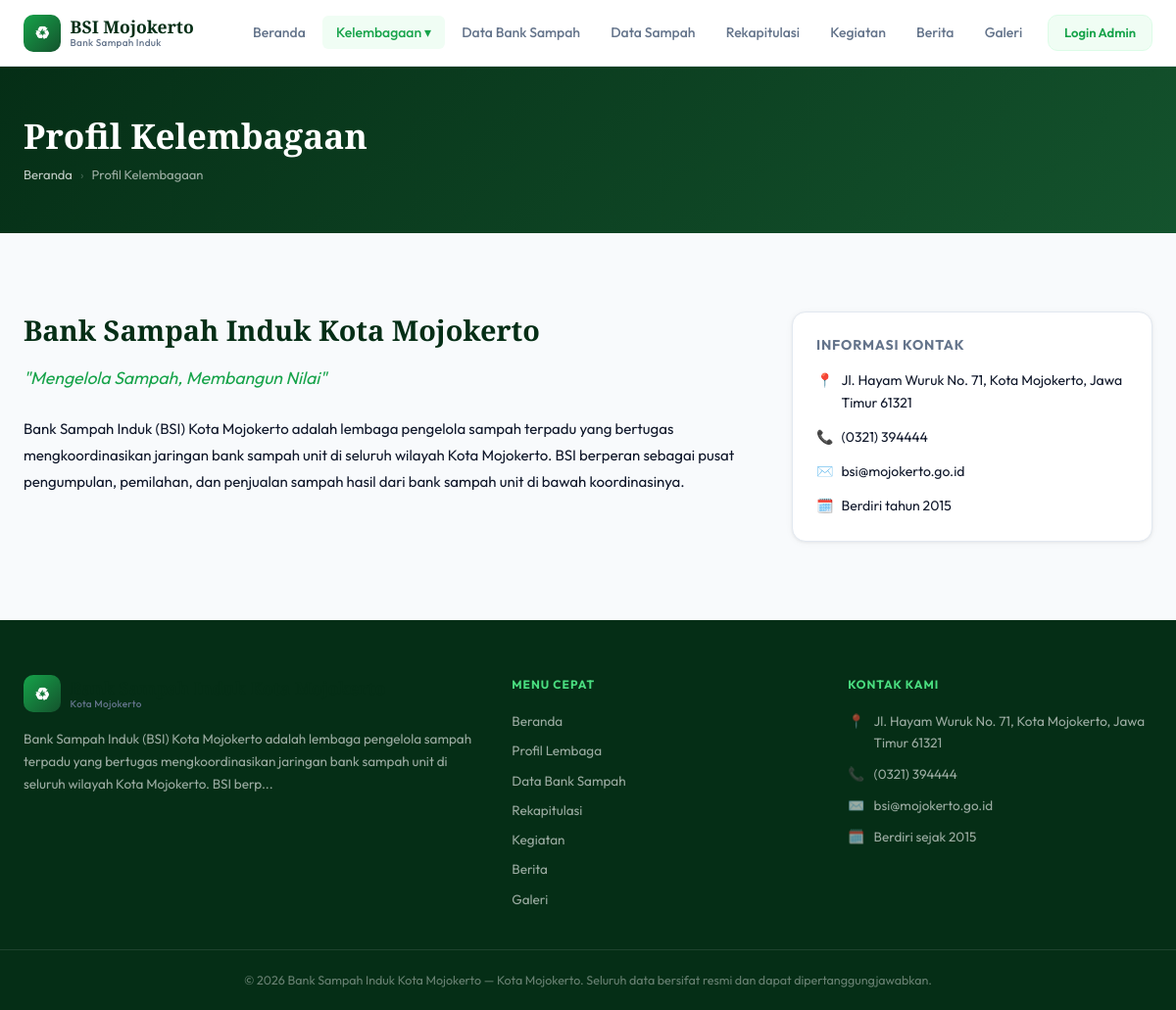
Screenshot of /public/kelembagaan.php with the database file from the repository.
### tables this page shows
CREATE TABLE `profil_kelembagaan` (
  `id` int UNSIGNED NOT NULL,
  `nama_lembaga` varchar(200) NOT NULL DEFAULT 'Bank Sampah Induk Kota Mojokerto',
  `tagline` varchar(255) DEFAULT NULL,
  `deskripsi` text,
  `visi` text,
  `misi` text,
  `alamat` text,
  `telepon` varchar(20) DEFAULT NULL,
  `email` varchar(100) DEFAULT NULL,
  `website` varchar(255) DEFAULT NULL,
  `tahun_berdiri` year DEFAULT NULL,
  `logo` varchar(255) DEFAULT NULL
);

### core/Database.php (called while the page is built, shortened)
<?php
class Database
{
    private static ?PDO $instance = null;
    public static function getInstance(): PDO
    {
        if (self::$instance === null) {
            $dsn = sprintf(
                'mysql:host=%s;port=%s;dbname=%s;charset=utf8mb4',
                DB_HOST, DB_PORT, DB_NAME
            );
            self::$instance = new PDO($dsn, DB_USER, DB_PASS, [
                PDO::ATTR_ERRMODE            => PDO::ERRMODE_EXCEPTION,
                PDO::ATTR_DEFAULT_FETCH_MODE => PDO::FETCH_ASSOC,
                PDO::ATTR_EMULATE_PREPARES   => false,
                PDO::MYSQL_ATTR_INIT_COMMAND => "SET NAMES utf8mb4 COLLATE utf8mb4_unicode_ci",
            ]);
        }
        return self::$instance;
    }
    public static function queryOne(string $sql, array $params = []): array|false
    {
        $stmt = self::getInstance()->prepare($sql);
        $stmt->execute($params);
        return $stmt->fetch();
    }
}

### models/ProfilModel.php (called while the page is built, shortened)
<?php
require_once dirname(__DIR__) . '/config/database.php';
function profil_get(): array {
    $row = Database::queryOne("SELECT * FROM profil_kelembagaan WHERE id = 1 LIMIT 1");
    return $row ?: ['id'=>1,'nama_lembaga'=>APP_NAME,'tagline'=>'','deskripsi'=>'','visi'=>'','misi'=>'','alamat'=>'','telepon'=>'','email'=>'','website'=>'','tahun_berdiri'=>'','logo'=>''];
}

### core/Helper.php (called while the page is built, shortened)
<?php
function e(mixed $val): string
{
    return htmlspecialchars((string)$val, ENT_QUOTES | ENT_SUBSTITUTE, 'UTF-8');
}
function truncate(string $teks, int $panjang = 150): string
{
    $teks = strip_tags($teks);
    return mb_strlen($teks) > $panjang
        ? mb_substr($teks, 0, $panjang) . '...'
        : $teks;
}

### public/kelembagaan.php (the view, shortened to what this page needs)
<?php
require_once dirname(__DIR__) . '/config/database.php';
require_once dirname(__DIR__) . '/core/Helper.php';
require_once dirname(__DIR__) . '/models/ProfilModel.php';
$profil    = profil_get();
require_once dirname(__DIR__) . '/templates/public/header.php';
?>
<div class="page-banner"><div class="container">
    <h1>Profil Kelembagaan</h1>
    <nav class="breadcrumb-pub"><a href="<?= BASE_URL ?>/public/beranda.php">Beranda</a><span class="sep">›</span><span>Profil Kelembagaan</span></nav>
</div></div>
<section class="section">
    <div class="container">
        <div style="display:grid;grid-template-columns:2fr 1fr;gap:3rem;align-items:start;">
            <div>
                <h2 style="font-family:var(--font-display);color:var(--color-primary-dark);font-size:1.8rem;margin-bottom:1rem;"><?= e($profil['nama_lembaga']) ?></h2>
                <?php if ($profil['tagline']): ?><p style="font-size:1.1rem;color:var(--color-primary);font-style:italic;margin-bottom:1.5rem;">"<?= e($profil['tagline']) ?>"</p><?php endif ?>
                <div style="font-size:15px;line-height:1.8;color:var(--color-text);"><?= nl2br(e($profil['deskripsi'] ?: 'Bank Sampah Induk (BSI) Kota Mojokerto adalah lembaga pengelola sampah terpadu yang bertugas mengkoordinasikan jaringan bank sampah unit di seluruh wilayah Kota Mojokerto.')) ?></div>
            </div>
            <div>
                <div class="card" style="padding:1.5rem;">
                    <h3 style="font-size:14px;font-weight:700;color:var(--color-text-muted);text-transform:uppercase;letter-spacing:.06em;margin-bottom:1rem;">Informasi Kontak</h3>
                    <?php if ($profil['alamat']): ?><div style="display:flex;gap:.5rem;margin-bottom:.75rem;font-size:14px;"><span>📍</span><span><?= nl2br(e($profil['alamat'])) ?></span></div><?php endif ?>
                    <?php if ($profil['telepon']): ?><div style="display:flex;gap:.5rem;margin-bottom:.75rem;font-size:14px;"><span>📞</span><span><?= e($profil['telepon']) ?></span></div><?php endif ?>
                    <?php if ($profil['email']): ?><div style="display:flex;gap:.5rem;margin-bottom:.75rem;font-size:14px;"><span>✉️</span><span><?= e($profil['email']) ?></span></div><?php endif ?>
                    <?php if ($profil['tahun_berdiri']): ?><div style="display:flex;gap:.5rem;font-size:14px;"><span>🗓️</span><span>Berdiri tahun <?= e($profil['tahun_berdiri']) ?></span></div><?php endif ?>
                </div>
            </div>
        </div>
    </div>
</section>
<?php require_once dirname(__DIR__) . '/templates/public/footer.php' ?>

### templates/public/footer.php (shortened to what this page needs)
<?php
require_once dirname(__DIR__, 2) . '/models/ProfilModel.php';
$profil = profil_get();
?>
<footer class="footer">
    <div class="container">
        <div class="footer-grid">
            <div>
                <div class="navbar-brand" style="display:flex;align-items:center;gap:.6rem;margin-bottom:.75rem;">
                    <div class="navbar-logo-icon">♻</div>
                    <div class="navbar-logo-text">
                        <span class="navbar-logo-sub">Kota Mojokerto</span>
                    </div>
                </div>
                <p class="footer-desc">
                    <?= e(truncate($profil['deskripsi'] ?? 'Sistem Informasi Bank Sampah Induk Kota Mojokerto — mengelola data bank sampah, rekapitulasi, dan laporan secara terpadu.', 180)) ?>
                </p>
            </div>
            <div>
                <p class="footer-title">Menu Cepat</p>
                <div class="footer-links">
                    <a href="<?= BASE_URL ?>/public/beranda.php">Beranda</a>
                    <a href="<?= BASE_URL ?>/public/kelembagaan.php">Profil Lembaga</a>
                    <a href="<?= BASE_URL ?>/public/data-bank-sampah.php">Data Bank Sampah</a>
                    <a href="<?= BASE_URL ?>/public/rekapitulasi.php">Rekapitulasi</a>
                    <a href="<?= BASE_URL ?>/public/kegiatan.php">Kegiatan</a>
                    <a href="<?= BASE_URL ?>/public/berita.php">Berita</a>
                    <a href="<?= BASE_URL ?>/public/galeri.php">Galeri</a>
                </div>
            </div>
            <div>
                <p class="footer-title">Kontak Kami</p>
                <div class="footer-contact">
                    <?php if (!empty($profil['alamat'])): ?>
                    <div class="footer-contact-item">
                        <span>📍</span>
                        <span><?= e($profil['alamat']) ?></span>
                    </div>
                    <?php endif ?>
                    <?php if (!empty($profil['telepon'])): ?>
                    <div class="footer-contact-item">
                        <span>📞</span>
                        <span><?= e($profil['telepon']) ?></span>
                    </div>
                    <?php endif ?>
                    <?php if (!empty($profil['email'])): ?>
                    <div class="footer-contact-item">
                        <span>✉️</span>
                        <span><?= e($profil['email']) ?></span>
                    </div>
                    <?php endif ?>
                    <?php if (!empty($profil['tahun_berdiri'])): ?>
                    <div class="footer-contact-item">
                        <span>🗓️</span>
                        <span>Berdiri sejak <?= e($profil['tahun_berdiri']) ?></span>
                    </div>
                    <?php endif ?>
                </div>
            </div>
        </div>
    </div>
    <div class="footer-bottom">
        <div class="container">
            &copy; <?= date('Y') ?> <?= e($profil['nama_lembaga'] ?? APP_NAME) ?> — Kota Mojokerto.
            Seluruh data bersifat resmi dan dapat dipertanggungjawabkan.
        </div>
    </div>
</footer>
</body>
</html>

### assets/css/variables.css (style rules this page uses)
:root { --color-primary: #16a34a; --color-primary-dark: #052e16; --color-primary-mid: #14532d; --color-primary-light: #dcfce7; --color-primary-pale: #f0fdf4; --color-primary-accent: #4ade80; --color-bg: #f8fafc; --color-surface: #ffffff; --color-border: #e2e8f0; --color-border-light: #f1f5f9; --color-text: #0f172a; --color-text-muted: #64748b; --color-text-light: #94a3b8; --color-danger: #dc2626; --color-danger-light: #fee2e2; --color-warning: #d97706; --color-warning-light: #fef3c7; --color-info: #2563eb; --color-info-light: #dbeafe; --color-purple: #7c3aed; --color-purple-light: #ede9fe; --font-display: 'Playfair Display', Georgia, serif; --font-body: 'Outfit', 'Segoe UI', system-ui, sans-serif; --font-mono: 'JetBrains Mono', 'Courier New', monospace; --radius-sm: 6px; --radius: 10px; --radius-md: 14px; --radius-lg: 20px; --radius-xl: 28px; --shadow-sm: 0 1px 3px rgba(0,0,0,.06), 0 1px 8px rgba(0,0,0,.04); --shadow: 0 2px 8px rgba(0,0,0,.08), 0 4px 16px rgba(0,0,0,.06); --shadow-md: 0 4px 24px rgba(0,0,0,.10); --shadow-lg: 0 12px 48px rgba(0,0,0,.14); --sidebar-width: 260px; --topbar-height: 60px; --transition: all 0.18s ease; --transition-fast: all 0.1s ease; }

### assets/css/components.css (style rules this page uses)
.card { background-color: var(--color-surface); border-radius: var(--radius-md); border: 1px solid var(--color-border); box-shadow: var(--shadow-sm); overflow: hidden; }

### assets/css/public.css (style rules this page uses)
.navbar-brand { display: flex; align-items: center; gap: 0.6rem; text-decoration: none; flex-shrink: 0; }
.navbar-logo-icon { width: 38px; height: 38px; background: linear-gradient(135deg, var(--color-primary), var(--color-primary-mid)); border-radius: var(--radius); display: flex; align-items: center; justify-content: center; color: white; font-size: 1.1rem; font-weight: 900; }
.navbar-logo-text { font-family: var(--font-display); font-size: 1.1rem; font-weight: 700; color: var(--color-primary-dark); line-height: 1.2; }
.navbar-logo-sub { font-family: var(--font-body); font-size: 10px; font-weight: 500; color: var(--color-text-muted); letter-spacing: 0.03em; display: block; }
.section { padding: 5rem 0; }
.container { max-width: 1200px; margin: 0 auto; padding: 0 1.5rem; }
.footer { background-color: var(--color-primary-dark); color: rgba(255,255,255,0.75); padding: 3.5rem 0 0; }
.footer-grid { display: grid; grid-template-columns: 1.5fr 1fr 1fr; gap: 2rem; margin-bottom: 2.5rem; }
.footer-desc { font-size: 13.5px; line-height: 1.7; margin-top: 1rem; color: rgba(255,255,255,0.6); }
.footer-title { font-size: 12px; font-weight: 700; letter-spacing: 0.08em; text-transform: uppercase; color: var(--color-primary-accent); margin-bottom: 1rem; }
.footer-links { display: flex; flex-direction: column; gap: 0.5rem; }
.footer-links a { font-size: 13.5px; color: rgba(255,255,255,0.6); text-decoration: none; transition: var(--transition); }
.footer-contact { display: flex; flex-direction: column; gap: 0.6rem; }
.footer-contact-item { display: flex; align-items: flex-start; gap: 0.6rem; font-size: 13.5px; color: rgba(255,255,255,0.6); }
.footer-bottom { border-top: 1px solid rgba(255,255,255,0.1); padding: 1.25rem 0; text-align: center; font-size: 12.5px; color: rgba(255,255,255,0.4); }
.page-banner { background: linear-gradient(135deg, var(--color-primary-dark) 0%, var(--color-primary-mid) 100%); padding: 3rem 0; color: white; }
.page-banner h1 { font-family: var(--font-display); font-size: clamp(1.6rem, 3vw, 2.2rem); color: white; margin-bottom: 0.4rem; }
.breadcrumb-pub { display: flex; align-items: center; gap: 0.5rem; font-size: 13px; color: rgba(255,255,255,0.6); flex-wrap: wrap; }
.breadcrumb-pub a { color: rgba(255,255,255,0.75); }
.breadcrumb-pub .sep { opacity: 0.4; }

### rows the page displays
profil_kelembagaan: nama_lembaga "Bank Sampah Induk Kota Mojokerto", tagline "Mengelola Sampah, Membangun Nilai", deskripsi "Bank Sampah Induk (BSI) Kota Mojokerto adalah lembaga pengelola sampah terpadu yang bertugas mengkoordinasikan jaringan bank sampah unit di seluruh wilayah Kota Mojokerto. BSI berperan sebagai pusat pengumpulan, pemilahan, dan penjualan sampah hasil dari bank sampah unit di bawah koordinasinya.", alamat "Jl. Hayam Wuruk No. 71, Kota Mojokerto, Jawa Timur 61321", telepon "(0321) 394444", email "bsi@mojokerto.go.id", tahun_berdiri "2015", deskripsi "Bank Sampah Induk (BSI) Kota Mojokerto adalah lembaga pengelola sampah terpadu yang bertugas mengkoordinasikan jaringan bank sampah unit di seluruh wilayah Kota Mojokerto. BSI berp..."
